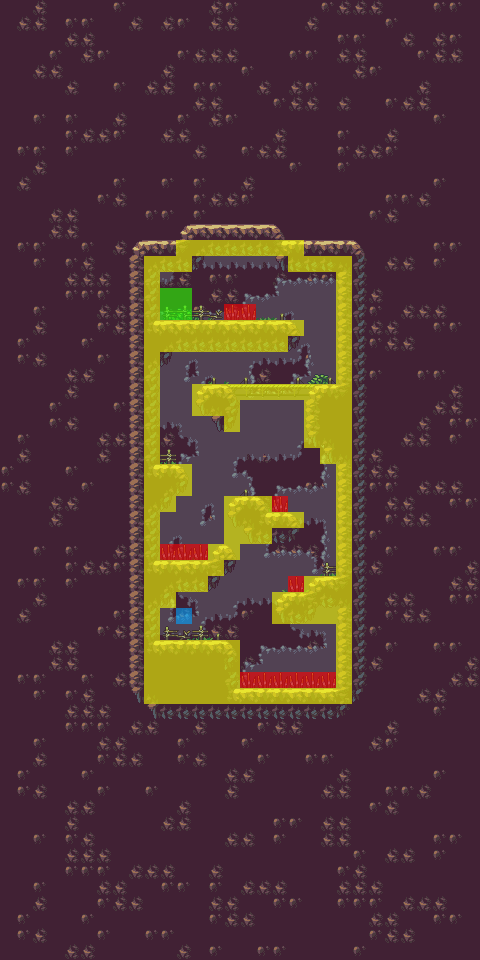

This game map was drawn from its Tiled (.tmx) file and the tilesets committed beside it. A one-line description and the trimmed map source follow:
An orthogonal 30x60 tile map with 16x16 px tiles, 9 tile layers (Background2, Background, Misc2, Misc, ...), 2 tilesets.

<map version="1.0" orientation="orthogonal" renderorder="left-up" width="30" height="60" tilewidth="16" tileheight="16" nextobjectid="1">
 <tileset firstgid="1" name="Tileset" tilewidth="16" tileheight="16" tilecount="60" columns="10">
  <image source="Tileset.png" width="160" height="96" />
 </tileset>
 <tileset firstgid="61" name="metadata" tilewidth="16" tileheight="16" tilecount="4" columns="4">
  <image source="metadata.png" width="64" height="16" />
 </tileset>
 <layer name="Background2" width="30" height="60">
  <properties>
   <property name="Draw" type="bool" value="true" />
   <property name="HasColliders" type="bool" value="false" />
   <property name="ParallaxBackground" type="bool" value="true" />
  </properties>
  <data>[1800 cells, 1800 non-empty, 3 distinct tile ids]</data>
 </layer>
 <layer name="Background" width="30" height="60">
  <properties>
   <property name="Draw" type="bool" value="true" />
   <property name="HasColliders" type="bool" value="false" />
  </properties>
  <data>[1800 cells, 316 non-empty, 14 distinct tile ids]</data>
 </layer>
 <layer name="Misc2" width="30" height="60">
  <properties>
   <property name="Draw" type="bool" value="true" />
   <property name="HasColliders" type="bool" value="false" />
  </properties>
  <data>[1800 cells, 33 non-empty, 6 distinct tile ids]</data>
 </layer>
 <layer name="Misc" width="30" height="60">
  <properties>
   <property name="Draw" type="bool" value="true" />
   <property name="HasColliders" type="bool" value="false" />
  </properties>
  <data>[1800 cells, 37 non-empty, 8 distinct tile ids]</data>
 </layer>
 <layer name="Level" width="30" height="60">
  <properties>
   <property name="Draw" type="bool" value="true" />
   <property name="HasColliders" type="bool" value="false" />
  </properties>
  <data>[1800 cells, 254 non-empty, 16 distinct tile ids]</data>
 </layer>
 <layer name="NoWalkable" width="30" height="60">
  <properties>
   <property name="Draw" type="bool" value="false" />
   <property name="HasColliders" type="bool" value="true" />
  </properties>
  <data>[1800 cells, 168 non-empty, 1 distinct tile ids]</data>
 </layer>
 <layer name="Death" width="30" height="60">
  <properties>
   <property name="Draw" type="bool" value="false" />
   <property name="HasColliders" type="bool" value="true" />
  </properties>
  <data>[1800 cells, 13 non-empty, 1 distinct tile ids]</data>
 </layer>
 <layer name="Win" width="30" height="60">
  <properties>
   <property name="Draw" type="bool" value="false" />
   <property name="HasColliders" type="bool" value="true" />
  </properties>
  <data>[1800 cells, 4 non-empty, 1 distinct tile ids]</data>
 </layer>
 <layer name="SpawnPoint" width="30" height="60">
  <properties>
   <property name="Draw" type="bool" value="false" />
   <property name="HasColliders" type="bool" value="true" />
  </properties>
  <data>[1800 cells, 1 non-empty, 1 distinct tile ids]</data>
 </layer>
</map>
